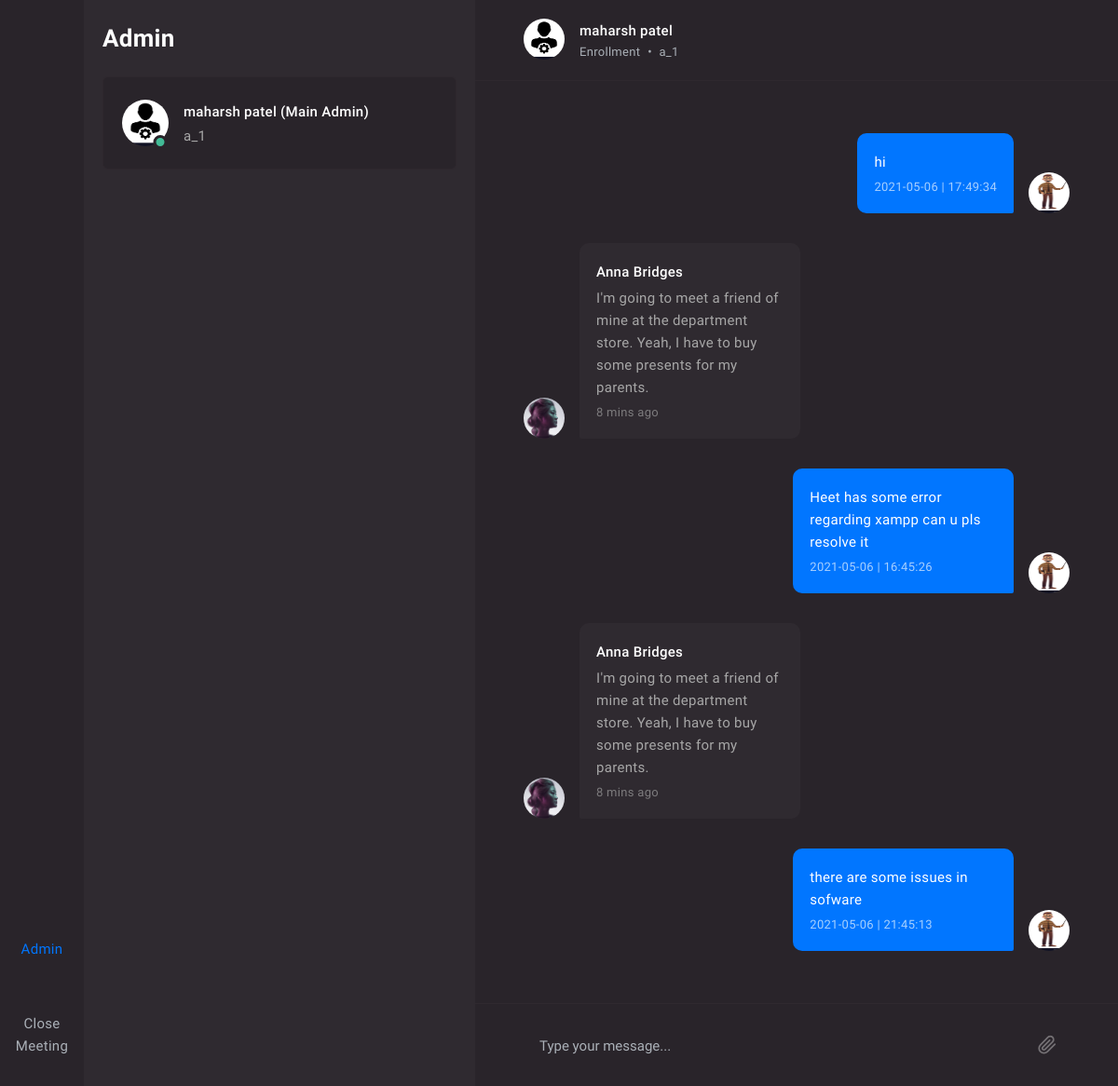
Page /faculty/dash/admin_chat/chat_root1.php?admin_id=2 (signed in) on the committed database.
### tables this page shows
CREATE TABLE `chat_fac_admin` (
  `chat_f_a_id` int(11) NOT NULL,
  `msg_sender` varchar(10) NOT NULL,
  `admin_id` varchar(10) NOT NULL,
  `fac_id` varchar(10) NOT NULL,
  `msg_type` varchar(10) NOT NULL,
  `chat_msg` varchar(500) NOT NULL,
  `seen` varchar(10) NOT NULL,
  `date` date NOT NULL,
  `time` time NOT NULL
);

CREATE TABLE `faculty_details` (
  `fac_id` int(11) NOT NULL,
  `fac_fname` varchar(20) NOT NULL,
  `fac_lname` varchar(20) NOT NULL,
  `fac_photo` varchar(500) NOT NULL,
  `fac_mail` varchar(30) NOT NULL,
  `fac_number` varchar(10) NOT NULL,
  `fac_pass` varchar(30) NOT NULL,
  `fac_enrol` varchar(30) NOT NULL,
  `login` varchar(10) NOT NULL
);

### faculty/dash/admin_chat/chat_root1.php (the view, shortened to what this page needs)
<?php
	include("header.php");
    $admin_id = $_GET["admin_id"];
?>
            <div class="main main-visible" data-mobile-height="">
                <div id="chat-1" class="chat dropzone-form-js" data-dz-url="some.html">
                    <div class="chat-body">
                        <div class="chat-header border-bottom py-4 py-lg-6 px-lg-8">
                            <div class="container-xxl">
                                <div class="row align-items-center">
<?php
$qes_admin_data_new_up = "select * from admin_details where root_admin='1';";
$qry_admin_data_new_up=$conn->query($qes_admin_data_new_up);
$res_admin_data_new_up=$qry_admin_data_new_up->fetch_assoc();
$admin_fname_new = $res_admin_data_new_up["admin_fname"];
$admin_lname_new = $res_admin_data_new_up["admin_lname"];
$admin_photo_new = $res_admin_data_new_up["admin_photo"];
$admin_enrol_new = $res_admin_data_new_up["admin_enrol"];
?>
                                    <div class="col-6 col-xl-6">
                                        <div class="media text-center text-xl-left">
                                            <div class="avatar avatar-sm d-none d-xl-inline-block mr-5">
                                                <img src="../../../photo/adm/<?php echo $admin_photo_new;?>" class="avatar-img" alt="">
                                            </div>
                                            <div class="media-body align-self-center text-truncate">
                                                <h6 class="text-truncate mb-n1"><?php echo $admin_fname_new." ".$admin_lname_new;?></h6>
                                                <small class="text-muted">Enrollment</small>
                                                <small class="text-muted mx-2"> • </small>
                                                <small class="text-muted"><?php echo $admin_enrol_new;?></small>
                                            </div>
                                        </div>
                                    </div>
                                </div>
                            </div>
                        </div>
                        <div class="chat-content px-lg-8">
                            <div class="container-xxl py-6 py-lg-10">
<div id="chat_reload">
<?php
$qes123="Select * from chat_fac_admin where fac_id = '$fac_id' and admin_id = '$admin_id'; ";
$qry123=$conn->query($qes123);
while($res123=$qry123->fetch_assoc())
{
    $sender = $res123["msg_sender"];
    $chat = $res123["chat_msg"];
    if ($sender=="a")
    {
?>
<div class="message">
    <a class="avatar avatar-sm mr-4 mr-lg-5" href="#" data-chat-sidebar-toggle="#chat-2-info">
        <img class="avatar-img" src="assets/images/avatars/10.jpg" alt="">
    </a>
    <div class="message-body">
        <div class="message-row">
            <div class="d-flex align-items-center">
                <div class="message-content bg-light">
                    <h6 class="mb-2">Anna Bridges</h6>
                    <div>I'm going to meet a friend of mine at the department store. Yeah, I have to buy some presents for my parents.</div>
                    <div class="mt-1">
                        <small class="opacity-65">8 mins ago</small>
                    </div>
                </div>
                <div class="dropdown">
                    <a class="text-muted opacity-60 ml-3" href="#" data-toggle="dropdown" aria-haspopup="true" aria-expanded="false">
                        <i class="fe-more-vertical"></i>
                    </a>
                </div>
            </div>
        </div>
    </div>
</div>
<?php
    }
    elseif ($sender=="f")
    {
?>
                                <div class="message message-right">
                                    <div class="avatar avatar-sm ml-4 ml-lg-5 d-none d-lg-block">
                                        <img class="avatar-img" src="../../../photo/fac/<?php echo $photo;?>" alt="">
                                    </div>
                                    <div class="message-body">
                                        <div class="message-row">
                                            <div class="d-flex align-items-center justify-content-end">
                                                <div class="dropdown">
                                                    <a class="text-muted opacity-60 mr-3" data-toggle="dropdown" aria-haspopup="true" aria-expanded="false">
                                                        <i class="fe-more-vertical"></i>
                                                    </a>
                                                </div>
                                                <div class="message-content bg-primary text-white">
                                                    <div><?php echo $chat;?></div>
                                                    <div class="mt-1">
                                                        <small class="opacity-65"><?php echo $res123["date"]." | ".$res123["time"];?></small>
                                                    </div>
                                                </div>
                                            </div>
                                        </div>
                                    </div>
                                </div>
<?php
    }
    else
    {
        echo "worng data in tables";
    }
}
?>
</div>
                            </div>
                        </div>
                        <div class="chat-files hide-scrollbar px-lg-8">
                        </div>
                        <div class="chat-footer border-top py-4 py-lg-6 px-lg-8">
                            <div class="container-xxl">
                                <form id="chat-id-1-form" method="post">
                                    <div class="form-row align-items-center">
                                        <div class="col">
                                            <div class="input-group">
                                                <input type="text" id="chat-id-1-input" class="form-control bg-transparent border-0" placeholder="Type your message..." rows="1" data-autosize="true" name="msg_send_textbox" required>
                                                <div class="input-group-append">
                                                    <button class="btn btn-ico btn-secondary btn-minimal bg-transparent border-0" type="button" data-emoji-btn="">
                                                    </button>
                                                </div>
                                                <div class="input-group-append">
                                                    <button id="chat-upload-btn-1" class="btn btn-ico btn-secondary btn-minimal bg-transparent border-0 dropzone-button-js" type="button">
                                                        <img src="assets/images/paperclip.svg" data-inject-svg="" alt="">
                                                    </button>
                                                </div>
                                            </div>
                                        </div>
                                    </div>
                                </form>
                            </div>
                        </div>
                    </div>
                </div>
            </div>
<?php
	include("footer.php");
?>

### faculty/dash/admin_chat/header.php (shortened to what this page needs)
<?php
include("../../../db.php");
$room_id=$_GET['roomid'];
$room_code=$_GET["roomcode"];
$t_day = date("l");
$t_date = date("Y-m-d");
$fac_id = $_SESSION["fac_id"];
?>
<!DOCTYPE html>
<html lang="en">
<head>
        <link href="assets/css/template.dark.min.css" rel="stylesheet">
    </head>
    <body>
        <div class="layout">
            <div class="navigation navbar navbar-light justify-content-center py-xl-7">
                <ul class="nav navbar-nav flex-row flex-xl-column flex-grow-1 justify-content-between justify-content-xl-center py-3 py-lg-0" role="tablist">
                    <li class="nav-item mt-xl-9">
                        <a class="nav-link position-relative p-0 py-xl-3" data-toggle="tab" href="#tab-content-user" title="User" role="tab">
                            <i class="icon-lg fe-user"></i>
                        </a>
                    </li>
                    <li class="nav-item mt-xl-9">
<?php
                        $str_chat = "<a class='nav-link position-relative p-0 py-xl-3' href='../home.php?roomid=".$room_id."&roomcode=".$room_code."' title='Join Students' role='tab'>";
                        echo $str_chat;
?>
                            <i class="icon-lg fe-users"></i>
                        </a>
                    </li>
                    <li class="nav-item mt-xl-9">
                        <a class="nav-link position-relative p-0 py-xl-3 active" data-toggle="tab" href="#tab-content-dialogs" title="Talk With Admin" role="tab">
                            Admin
                        </a>
                    </li>
                    <li class="nav-item mt-xl-9">
<?php
    $tmp = 0;
                        $str="<a class='nav-link position-relative p-0 py-xl-3' href='../end_meeting.php?roomid=".$room_id."&facid=".$fac_id."&week_day=".$t_day."&date=".$t_date."&test=".$tmp." ' title='End Meeting'>";
                        echo $str;
?>
                            Close<br>Meeting
                        </a>
                    </li>
                </ul>
            </div>
<div class="sidebar">
    <div class="tab-content h-100" role="tablist">
<?php
$qes321="Select * from faculty_details where fac_id = '$fac_id'";
$qry321=$conn->query($qes321);
$res321=$qry321->fetch_assoc();
$photo = $res321["fac_photo"];
?>
                    <div class="tab-pane fade h-100 show active" id="tab-content-dialogs" role="tabpanel">
                        <div class="d-flex flex-column h-100">
                            <div class="hide-scrollbar">
                                <div class="container-fluid py-6">
                                    <h2 class="font-bold mb-6">Admin</h2>
                                    <nav class="nav d-block list-discussions-js mb-n6">
<?php
    $qes1010="Select * from admin_details where root_admin = '1' ";
    $qry1010=$conn->query($qes1010);
    $res1010=$qry1010->fetch_assoc();
    $admin_id_root = $res1010["admin_id"];
    $admin_fname_root = $res1010["admin_fname"];
    $admin_lname_root = $res1010["admin_lname"];
    $admin_enrol_root = $res1010["admin_enrol"];
    $admin_photo = $res1010["admin_photo"];
$str="<a class='text-reset nav-link p-0 mb-6' href='chat_root.php?roomid=".$room_id."&roomcode=".$room_code."&admin_id=".$admin_id_root."'>";
    echo $str;
?>
                                            <div class="card card-active-listener">
                                                <div class="card-body">
                                                    <div class="media">
                                                        <div class="avatar avatar-online mr-5">
                                                            <img class="avatar-img" src="../../../photo/adm/<?php echo $admin_photo;?>" alt="Anna Bridges">
                                                        </div>
                                                        <div class="media-body overflow-hidden">
                                                            <div class="d-flex align-items-center mb-1">
                                                                <h6 class="text-truncate mb-0 mr-auto"><?php echo $admin_fname_root." ".$admin_lname_root;?> (Main Admin)</h6>
                                                            </div>
                                                            <div class="text-truncate"><?php echo $admin_enrol_root;?></div>
                                                        </div>
                                                    </div>
                                                </div>
                                            </div>
                                        </a>
                                    </nav>
                                </div>
                            </div>
                        </div>
                    </div>
    </div>
</div>

### rows in the picture
chat_fac_admin: fac.fac_photo (picture), chat_msg "hi", date "2021-05-06", time "17:49:34"
chat_fac_admin: fac.fac_photo (picture), chat_msg "Heet has some error regarding xampp can u pls resolve it", date "2021-05-06", time "16:45:26"
chat_fac_admin: fac.fac_photo (picture), chat_msg "there are some issues in sofware", date "2021-05-06", time "21:45:13"

### other values in the picture
$admin_fname_root "maharsh"
$admin_lname_root "patel"
$admin_enrol_root "a_1"
$admin_fname_new "maharsh"
$admin_lname_new "patel"
$admin_enrol_new "a_1"
